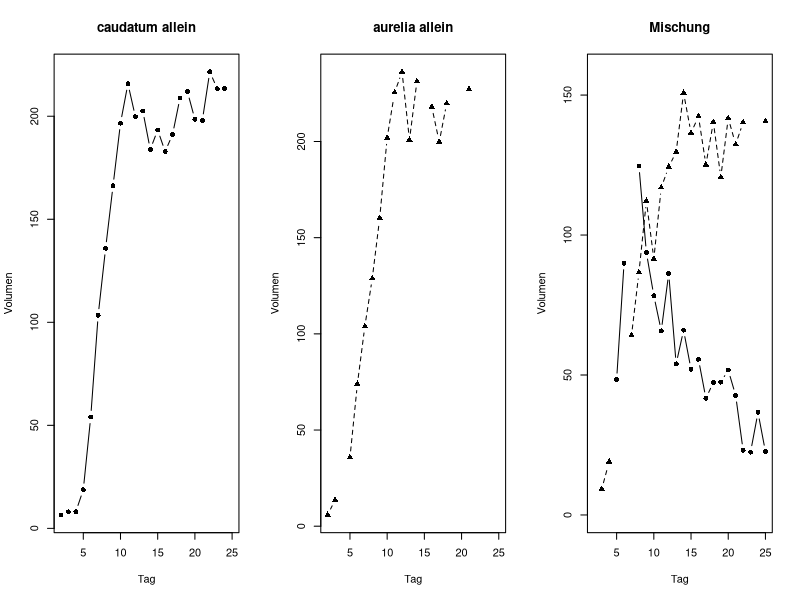
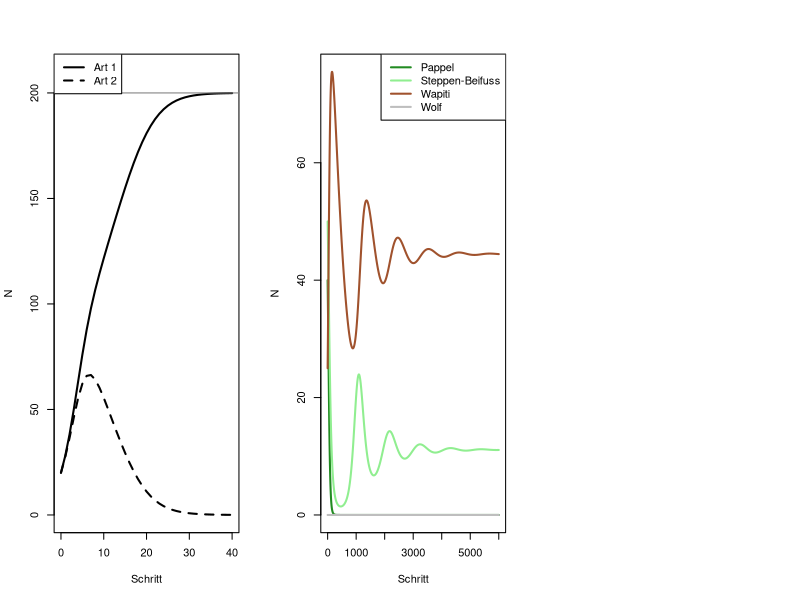

Write R code to recreate these figures, in order.
## ---- chunk 1
# Daten laden
pcaudatum <- read.csv("data/paramecium_caudatum_alone.csv")
paurelia <- read.csv("data/paramecium_aurelia_alone.csv")
mix <- read.csv("data/paramecium_competition.csv")

# Daten darstellen
par(mfrow = c(1, 3)) # um drei Graphen nebeneinander zu haben

# Graph 1)
plot(x = pcaudatum$day, # x-Achse
     y = pcaudatum$volume, # y-Achse
     type = "b", pch = 16, lty = 1, # Art des Graphen - durchgezogene Linie und Punkte
     main = "caudatum allein", xlab = "Tag", ylab = "Volumen") # Achsen- und Titelbeschriftung

# Graph 2)
plot(x = paurelia$day, 
     y = paurelia$volume, 
     type = "b", pch = 17, lty = 2, # Art des Graphen - gestrichelte Linie und Dreiecke
     main = "aurelia allein", xlab = "Tag", ylab = "Volumen")

# Graph 3)
ymax <- max(mix$caudatum, mix$aurelia, na.rm = TRUE) # maximaler erwarteter Wert um die y-Achse zu skalieren
plot(x = mix$day, 
     y = mix$caudatum, 
     type = "b", pch = 16, ylim = c(0, ymax * 1.05),
     main = "Mischung", xlab = "Tag", ylab = "Volumen")
# zusätzliche Linie für Paramecium aurelia
lines(x = mix$day, 
      y = mix$aurelia, 
      type = "b", pch = 17, lty = 2)

## ---- chunk 2
# Funktion um schrittweise die Populationsgrössen zu ermitteln 
next_comp <- function(N1, N2, r1, r2, K1, K2, a12, a21) { # Argumente, die die Funktion braucht, um die gewünschten Schritte durchzuführen
  
  d1 <- r1 * N1 * (1 - (N1 + a12 * N2) / K1) # Differenz in Populationsgrösse der Art 1 von Zeitpunkt t zu t+1
  d2 <- r2 * N2 * (1 - (N2 + a21 * N1) / K2) # Differenz in Populationsgrösse der Art 2 von Zeitpunkt t zu t+1
  
  c(N1 = max(N1 + d1, 0), N2 = max(N2 + d2, 0)) # Veränderung der Populationsgrössen (nie negativ)
}
## ---- chunk 3
# Variabeln und Parameter
T <- 40
N1 <- numeric(T + 1)
N2 <- numeric(T + 1)
N1[1] <- 20     # F3) Anfangsgrösse - ändern!
N2[1] <- 20     # F3) Anfangsgrösse - ändern!
r1 <- 0.5        
r2 <- 0.5
K1 <- 200        
K2 <- 200
a12 <- 1    # F2) Konkurrenzkoeffizient - ändern!
a21 <- 1.5    # F2) Konkurrenzkoeffizient - ändern!

# Schlaufe, die Zeitschritte wiederholt
for (t in 1:T) {
  N1[t + 1] <- next_comp(N1[t], N2[t], r1, r2, K1, K2, a12, a21)[1]
  N2[t + 1] <- next_comp(N1[t], N2[t], r1, r2, K1, K2, a12, a21)[2]
}

# Graph der Daten
plot(0:T, 
     N1,
  type = "l", lwd = 2, lty = 1, # Art des Graphen - dicke durchgezogene Linie
  xlab = "Schritt", ylab = "N",
  ylim = c(0, max(N1, K1) * 1.05)
)
lines(0:T, 
      N2, 
      type = "l", lwd = 2, lty = 2) # Art des Graphen - dicke gestrichelte Linie
# horizontale Linie, um die Tragfähigkeit (Populationsdeckel) hervorzuheben
abline(h = K1, col = "grey50", lty = 1) 
# Legende in einer kleinen Box
legend("topleft", c("Art 1", "Art 2"), lty = 1:2, lwd = 2, bty = "y")

## ---- chunk 4
# Funktion um schrittweise die Populationsgrössen zu ermitteln
next_web <- function(X, rA, rS, K, aAS, aSA, a_wapiti_pappel, a_wapiti_beifuss, eE, mE, a_wolf_wapiti, eW, mW) {
  A <- X["Pappel"]; S <- X["Beifuss"]; E <- X["Wapiti"]; W <- X["Wolf"]
  dA <- rA * A * (1 - (A + aAS * S) / K) - a_wapiti_pappel * A * E
  dS <- rS * S * (1 - (S + aSA * A) / K) - a_wapiti_beifuss * S * E
  dE <- (eE * (a_wapiti_pappel * A + a_wapiti_beifuss * S) * E - mE * E - a_wolf_wapiti * E * W)
  dW <- eW * a_wolf_wapiti * E * W - mW * W
  c(Pappel = max(A + dA, 0), Beifuss = max(S + dS, 0),
    Wapiti = max(E + dE, 0), Wolf = max(W + dW, 0))
}

# Variabeln und Parameter
T = 6000
X <- matrix(0, T + 1, 4, dimnames = list(NULL, c("Pappel", "Beifuss", "Wapiti", "Wolf")))
X[1, ] <- c(Pappel = 40, Beifuss = 50, Wapiti = 25, Wolf = 0) # F6) Anfangsgrössen - aendern!
rA = 0.024
rS = 0.020
K = 100
aAS = 0.55
aSA = 0.70
a_wapiti_pappel = 0.0007
a_wapiti_beifuss = 0.0004
eE = 0.45
mE = 0.002
a_wolf_wapiti = 0.0008
eW = 0.40
mW = 0.006

# Schlaufe, um Zeitschritte zu wiederholen
for (t in 1:T){
    
    X[t + 1, ] <- next_web(X[t, ], rA, rS, K, aAS, aSA, a_wapiti_pappel, a_wapiti_beifuss, eE, mE, a_wolf_wapiti, eW, mW)
    
} 

# Graph fuer die Simulationsresultate
plot(
  0:T, X[,"Pappel"],
  type = "l", lwd = 2,
  xlab = "Schritt", ylab = "N",
  col = "forestgreen", 
  ylim = c(0, max(X))
)
lines(0:T, X[,"Beifuss"], 
      type = "l", lwd = 2, col = "palegreen2")
lines(0:T, X[,"Wapiti"], 
      type = "l", lwd = 2, col = "sienna")
lines(0:T, X[,"Wolf"], 
      type = "l", lwd = 2, col = "grey")
legend("topright", c("Pappel", "Steppen-Beifuss", "Wapiti", "Wolf"),
       lwd = 2, col = c("forestgreen", "palegreen2","sienna", "grey" ))
